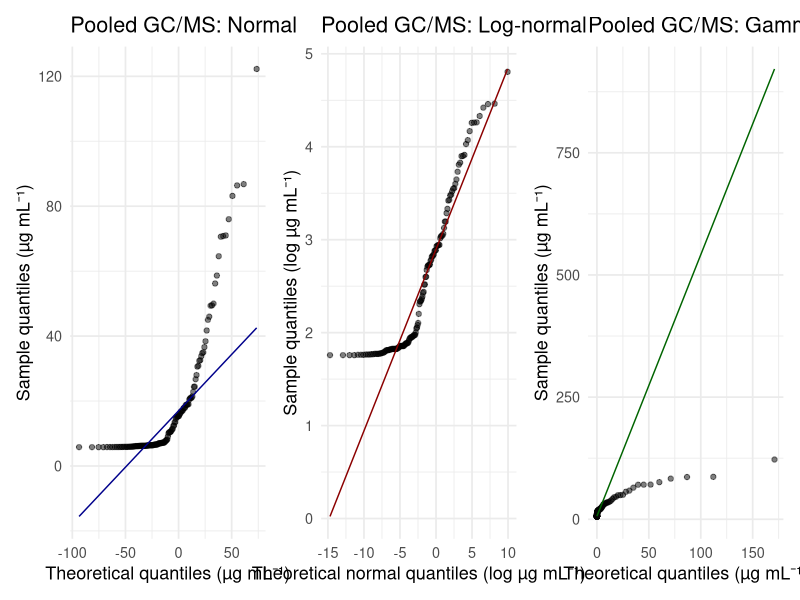
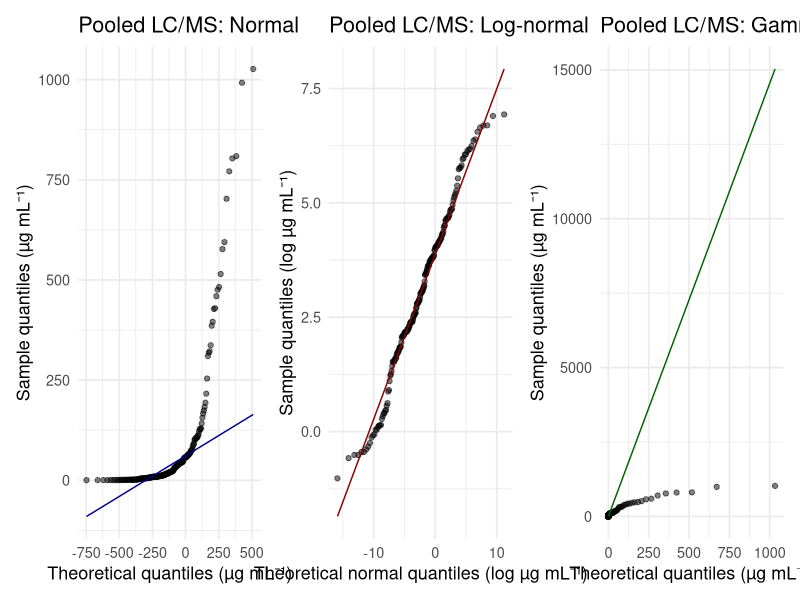
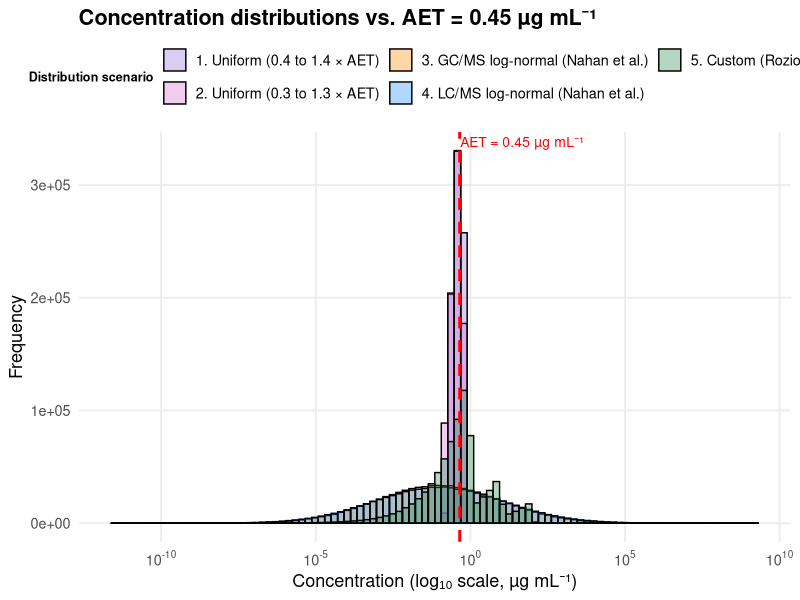
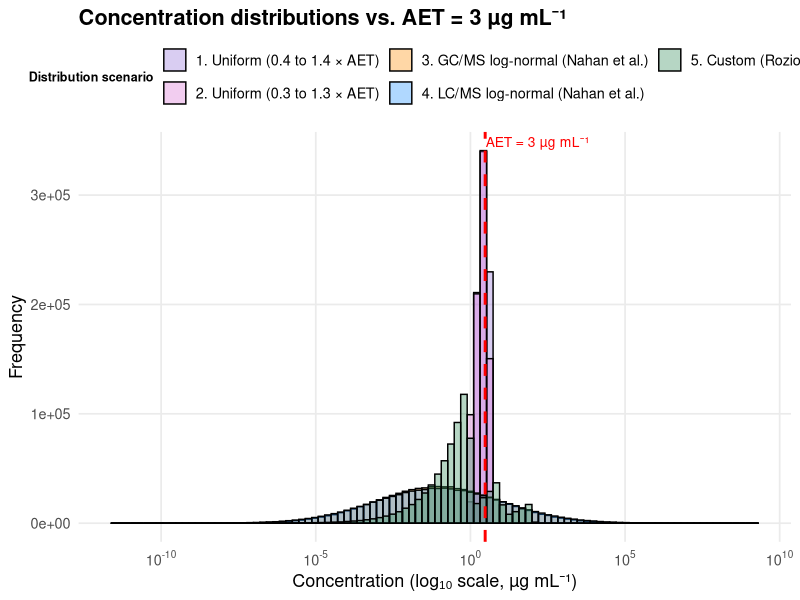
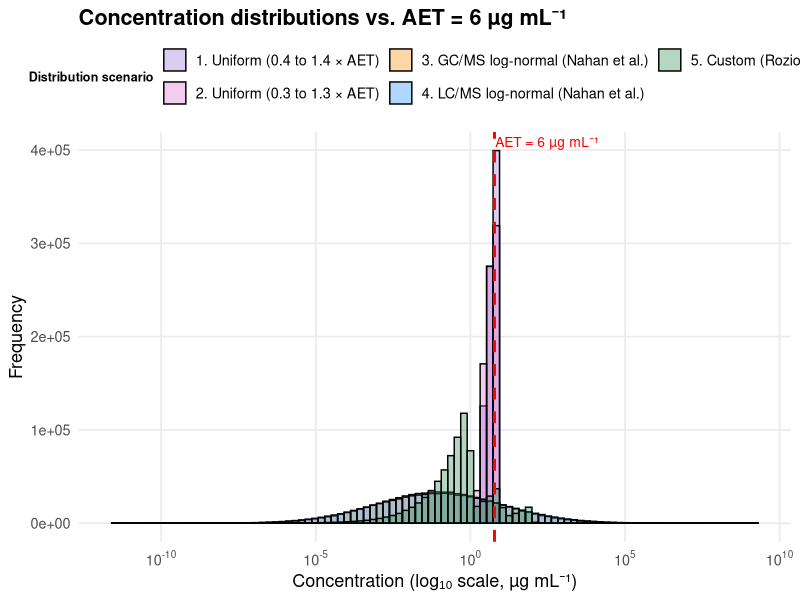
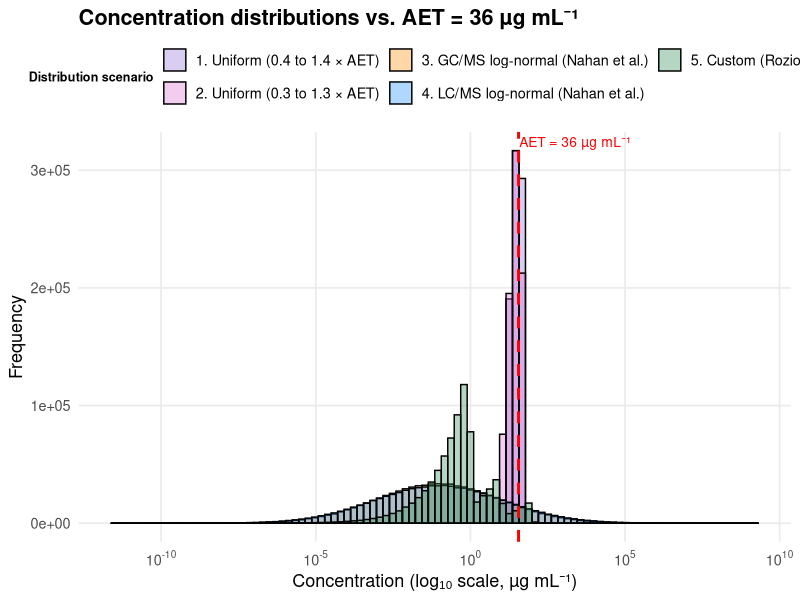

The R script that drew these images, in order:
## ---- chunk 1
library(ggplot2)
library(fitdistrplus)
library(tidyverse)
library(patchwork)
library(scales)
## ---- chunk 2
# ── GC/MS DATA (µg g⁻¹, all solvents pooled per material) ──────────────────
# Source: Supplementary Information, Nahan et al. (2020), Table S1.
# "N.D." = not detected (below LOQ); encoded as the string "N.D." so that
# suppressWarnings(as.numeric(...)) converts them to NA for censored fitting.

# 1. USPF — USP Class VI filament
uspf_gcms <- c(
  "N.D.", "N.D.", "N.D.", "N.D.", "N.D.", "N.D.", "N.D.", "N.D.", "N.D.",
  31, "N.D.", "N.D.", "N.D.", 114, "N.D.", "N.D.", "N.D.", "N.D.", "N.D.",
  30, "N.D.", "N.D.", "N.D.", "N.D.", 94.9, "N.D.", "N.D.", 161.9, "N.D.",
  29.0, 52.4, "N.D.", "N.D.", "N.D.", "N.D.", "N.D.", "N.D.", 31.5, 40.1,
  30.3, "N.D.", 162.9, 281.0, "N.D.", "N.D.", "N.D.", "N.D.", 32.8, "N.D.",
  "N.D.", "N.D.", "N.D.", "N.D.", 30.6, 83.7, "N.D.", "N.D.", "N.D.", 33.3,
  "N.D.", "N.D.", "N.D.", "N.D.", 29.1, 51.7, "N.D.", "N.D.", 29.3, "N.D.",
  29.5
)

# 2. C-USPF — cast manufactured from USPF (additive manufacturing process only)
cuspf_gcms <- c(
  175, 354, 29, 183, 432, 104, 102, "N.D.", 39, 35, 35, 33, 86, 169, "N.D.",
  32, "N.D.", 89, 29, 33, "N.D.", 29.4, "N.D.", "N.D.", "N.D.", "N.D.",
  "N.D.", "N.D.", "N.D.", "N.D.", "N.D.", "N.D.", 29.2, "N.D.", "N.D.",
  76.5, 89.5, "N.D.", 36.1, "N.D.", "N.D.", 133.6, 208.6, "N.D.", 35.9,
  "N.D.", 31.2, 31.4, 247.3, "N.D.", "N.D.", "N.D.", "N.D.", 30.7, 93.6,
  76.2, 29.0, "N.D.", "N.D.", "N.D.", "N.D.", "N.D.", 89.7, "N.D.", "N.D.",
  "N.D.", 29.2, "N.D.", "N.D.", "N.D."
)

# 3. CGF — consumer-grade ABS filament
cgf_gcms <- c(
  192, 355, "N.D.", "N.D.", 434, 105, 107, 32, 41, 36, "N.D.", "N.D.",
  "N.D.", 122, "N.D.", "N.D.", 33, "N.D.", "N.D.", 37, 34, "N.D.", 29.4,
  "N.D.", "N.D.", 57.3, 76.1, "N.D.", 29.3, "N.D.", 51.7, "N.D.", "N.D.",
  "N.D.", 72.5, "N.D.", "N.D.", "N.D.", "N.D.", "N.D.", 84.9, "N.D.",
  293.2, 67.2, "N.D.", "N.D.", "N.D.", "N.D.", 611.3, "N.D.", "N.D.",
  "N.D.", "N.D.", "N.D.", "N.D.", "N.D.", "N.D.", 61.9, "N.D.", 53.3,
  29.8, 67.4, "N.D.", "N.D.", "N.D.", 80.0, 29.1, "N.D.", 54.6, 29.7
)

# 4. UFC-CGF — unfinished cast from CGF (printed, not post-processed)
# Key Table 1B (hexane) identifiers: Benzene comp. 1 ≈ 230, comp. 2 ≈ 416 µg/g
ufccgf_gcms <- c(
  153, 250, "N.D.", "N.D.", 353, 84, "N.D.", "N.D.", "N.D.", 31, 32, 31,
  81, 122, "N.D.", "N.D.", "N.D.", "N.D.", "N.D.", 31, "N.D.", 50.2,
  "N.D.", 62.1, "N.D.", "N.D.", "N.D.", 173.7, "N.D.", 29.2, "N.D.",
  "N.D.", 34.6, "N.D.", "N.D.", "N.D.", 35.2, 45.2, 31.0, "N.D.", 229.9,
  415.8, "N.D.", "N.D.", 35.7, "N.D.", 35.5, "N.D.", 29.1, 30.9, 29.4,
  "N.D.", 30.6, 94.7, 104.8, "N.D.", "N.D.", 35.2, "N.D.", "N.D.", "N.D.",
  "N.D.", "N.D.", "N.D.", "N.D.", "N.D.", "N.D.", "N.D.", 29.6
)

# 5. FC-CGF — finished cast from CGF (printed + acetone-vapour post-processing)
# Key Table 1B (hexane) identifiers: Benzene comp. 1 ≈ 154, comp. 2 ≈ 247 µg/g
fccgf_gcms <- c(
  225, 323, "N.D.", "N.D.", 380, 94, 95, "N.D.", "N.D.", 32, 32, 31, 77,
  140, 32, "N.D.", "N.D.", 75, "N.D.", 31, "N.D.", "N.D.", "N.D.", "N.D.",
  "N.D.", "N.D.", "N.D.", "N.D.", "N.D.", "N.D.", "N.D.", 29.4, "N.D.",
  "N.D.", "N.D.", "N.D.", "N.D.", 31.9, 38.6, 30.6, "N.D.", 154.1, 246.8,
  "N.D.", "N.D.", "N.D.", 32.6, 32.3, "N.D.", "N.D.", "N.D.", "N.D.",
  56.7, 30.8, "N.D.", "N.D.", "N.D.", "N.D.", "N.D.", "N.D.", "N.D.",
  "N.D.", "N.D.", "N.D.", "N.D.", "N.D.", "N.D.", "N.D.", "N.D.", "N.D."
)

# ── LC/MS DATA — positive ion mode only (µg g⁻¹, all solvents pooled) ───────
# Source: Supplementary Information, Nahan et al. (2020), Table S2 (positive
# ion mode only). Negative ion mode data (Table 3 / Table S3 of the paper)
# are intentionally excluded — see note in the Overview section above.

# 1. USPF
uspf_lcms <- c(
  "N.D.", "N.D.", 7.9, 6.6, "N.D.", "N.D.", 3.4, "N.D.", "N.D.", "N.D.",
  44.4, "N.D.", "N.D.", "N.D.", "N.D.", 119.7, 3.2, "N.D.", 4.4, "N.D.",
  8.0, "N.D.", "N.D.", "N.D.", "N.D.", "N.D.", "N.D.", "N.D.", 1611,
  "N.D.", "N.D.", "N.D.", "N.D.", "N.D.", "N.D.", "N.D.", 2574, "N.D.",
  "N.D.", "N.D.", "N.D.", "N.D.", "N.D.", "N.D.", 1686, 288, 27, 613, 711,
  "N.D.", "N.D.", 133, "N.D.", "N.D.", 509, "N.D.", "N.D.", 184, "N.D.",
  "N.D.", "N.D.", "N.D.", "N.D.", "N.D.", 236, "N.D.", "N.D.", "N.D.",
  "N.D.", "N.D.", "N.D.", 292, "N.D.", 293, 44, "N.D.", 104, 50, 4017,
  "N.D.", "N.D.", "N.D.", "N.D.", "N.D.", 55, 47, 165, "N.D.", "N.D.",
  "N.D.", "N.D.", "N.D.", "N.D.", "N.D.", 56, "N.D.", "N.D.", 524, "N.D.",
  "N.D.", "N.D.", "N.D.", "N.D.", 49, "N.D.", "N.D.", "N.D.", "N.D.", 68,
  "N.D.", "N.D.", 570
)

# 2. C-USPF
cuspf_lcms <- c(
  5.2, "N.D.", 31.2, 4.7, "N.D.", "N.D.", "N.D.", 5.2, "N.D.", "N.D.",
  "N.D.", "N.D.", "N.D.", "N.D.", "N.D.", "N.D.", "N.D.", "N.D.", "N.D.",
  3.0, "N.D.", "N.D.", 2.8, "N.D.", 42, "N.D.", "N.D.", 58, 3856, "N.D.",
  "N.D.", "N.D.", "N.D.", "N.D.", 267, 109, 5133, "N.D.", "N.D.", 207,
  371, "N.D.", 55, "N.D.", "N.D.", "N.D.", 55, "N.D.", "N.D.", "N.D.",
  380, "N.D.", "N.D.", "N.D.", 232, "N.D.", 24, 113, "N.D.", "N.D.",
  "N.D.", "N.D.", "N.D.", "N.D.", "N.D.", "N.D.", 82, "N.D.", "N.D.", 82,
  262, 870, "N.D.", "N.D.", "N.D.", "N.D.", 366, 31, 2885, "N.D.", "N.D.",
  "N.D.", "N.D.", "N.D.", 39, "N.D.", "N.D.", "N.D.", 40, "N.D.", 122,
  "N.D.", "N.D.", 190, "N.D.", "N.D.", "N.D.", 529, "N.D.", "N.D.", "N.D.",
  47, 32, "N.D.", "N.D.", 23, 503, "N.D.", "N.D.", "N.D.", 156, 285
)

# 3. CGF
cgf_lcms <- c(
  "N.D.", "N.D.", 15.1, "N.D.", "N.D.", 29.4, "N.D.", "N.D.", "N.D.",
  "N.D.", "N.D.", "N.D.", 12.0, 7.5, "N.D.", "N.D.", "N.D.", "N.D.",
  "N.D.", "N.D.", "N.D.", "N.D.", "N.D.", "N.D.", "N.D.", 88, 430, 41,
  2148, 28, 65, 312, "N.D.", 281, "N.D.", "N.D.", "N.D.", 222, 24, "N.D.",
  201, 1270, 65, "N.D.", "N.D.", 315, 66, "N.D.", "N.D.", 105, 1591,
  "N.D.", 781, 160, 215, 62, "N.D.", 650, 834, 83, 216, 66, 74, 334,
  "N.D.", 109, "N.D.", 102, 25, "N.D.", "N.D.", "N.D.", 448, "N.D.",
  "N.D.", 320, 208, "N.D.", 4961, "N.D.", 51, 45, "N.D.", "N.D.", "N.D.",
  "N.D.", 107, 84, "N.D.", 299, "N.D.", 225, "N.D.", "N.D.", "N.D.",
  "N.D.", 32, "N.D.", 89, 968, 323, "N.D.", "N.D.", "N.D.", "N.D.", "N.D."
)

# 4. UFC-CGF
ufccgf_lcms <- c(
  5.7, 5.7, 40.5, 3.9, 8.8, "N.D.", "N.D.", "N.D.", 3.2, 5.8, 53.4,
  "N.D.", 12.4, "N.D.", 25.3, "N.D.", "N.D.", "N.D.", "N.D.", "N.D.",
  9.3, 18.9, "N.D.", 5.5, "N.D.", "N.D.", "N.D.", "N.D.", 2138, "N.D.",
  "N.D.", "N.D.", "N.D.", "N.D.", "N.D.", "N.D.", 2378, "N.D.", "N.D.",
  102, "N.D.", "N.D.", "N.D.", 17, "N.D.", 339, "N.D.", 1081, "N.D.",
  "N.D.", 344, "N.D.", 556, "N.D.", 172, "N.D.", "N.D.", 211, "N.D.",
  "N.D.", "N.D.", "N.D.", "N.D.", "N.D.", "N.D.", "N.D.", "N.D.", "N.D.",
  35, "N.D.", "N.D.", "N.D.", "N.D.", "N.D.", "N.D.", "N.D.", 190, "N.D.",
  4045, "N.D.", "N.D.", "N.D.", "N.D.", 638, 55, "N.D.", "N.D.", "N.D.",
  43, "N.D.", "N.D.", "N.D.", 85, 186, "N.D.", 915, 28, 531, 45, "N.D.",
  "N.D.", "N.D.", "N.D.", "N.D.", "N.D.", "N.D.", 2973, "N.D.", "N.D.",
  "N.D.", "N.D.", 537
)

# 5. FC-CGF
fccgf_lcms <- c(
  "N.D.", "N.D.", 17.5, 4.6, "N.D.", 3.6, "N.D.", "N.D.", "N.D.", 7.0,
  "N.D.", 3.0, "N.D.", "N.D.", "N.D.", 176.3, "N.D.", 1.8, "N.D.", "N.D.",
  7.4, "N.D.", "N.D.", "N.D.", "N.D.", "N.D.", "N.D.", "N.D.", 2412,
  "N.D.", "N.D.", "N.D.", 62, "N.D.", "N.D.", 89, 2298, "N.D.", "N.D.",
  153, 95, "N.D.", "N.D.", "N.D.", "N.D.", "N.D.", "N.D.", 1978, "N.D.",
  "N.D.", "N.D.", "N.D.", 640, "N.D.", 223, "N.D.", "N.D.", 455, "N.D.",
  21, "N.D.", "N.D.", "N.D.", "N.D.", "N.D.", "N.D.", "N.D.", "N.D.", 44,
  23, "N.D.", "N.D.", "N.D.", "N.D.", 23, "N.D.", 228, "N.D.", 3513, 54,
  "N.D.", "N.D.", 47, "N.D.", "N.D.", "N.D.", "N.D.", 44, "N.D.", "N.D.",
  "N.D.", 116, "N.D.", 279, 157, "N.D.", "N.D.", "N.D.", "N.D.", 1929,
  "N.D.", "N.D.", "N.D.", 40, 29, "N.D.", 1550, 76, "N.D.", "N.D.", "N.D.",
  394
)

# ── Pool all five materials ──────────────────────────────────────────────────
all_gcms_raw <- c(uspf_gcms, cuspf_gcms, cgf_gcms, ufccgf_gcms, fccgf_gcms)
all_lcms_raw <- c(uspf_lcms, cuspf_lcms, cgf_lcms, ufccgf_lcms, fccgf_lcms)
## ---- chunk 3
# Limits of quantification in µg mL⁻¹ (extract units after ×0.2 conversion).
# GC/MS: 1.0 µg g⁻¹ × 0.2 g mL⁻¹ = 0.2 µg mL⁻¹  (Nahan et al., Section 2.3)
# LC/MS: 2.5 µg g⁻¹ × 0.2 g mL⁻¹ = 0.5 µg mL⁻¹  (Nahan et al., Section 2.4)
loq_gc <- 0.2   # µg mL⁻¹
loq_lc <- 0.5   # µg mL⁻¹

# Convert from µg g⁻¹ to µg mL⁻¹ (extraction ratio = 0.2 g mL⁻¹).
# suppressWarnings() silences coercion of "N.D." strings to NA.
gc_num <- suppressWarnings(as.numeric(all_gcms_raw) * 0.2)
lc_num <- suppressWarnings(as.numeric(all_lcms_raw) * 0.2)

# ── Build left/right interval matrix required by fitdistcens ─────────────────
# Convention (Turnbull, 1976; fitdistrplus documentation):
#   • Detected observation  : left = right = measured value  (exact)
#   • Non-detected (< LOQ)  : left = NA,  right = LOQ        (left-censored)
gc_cens <- data.frame(
  left  = ifelse(is.na(gc_num), NA,      gc_num),
  right = ifelse(is.na(gc_num), loq_gc,  gc_num)
)

lc_cens <- data.frame(
  left  = ifelse(is.na(lc_num), NA,      lc_num),
  right = ifelse(is.na(lc_num), loq_lc,  lc_num)
)

# ── Proportion below LOQ (censoring fraction) ────────────────────────────────
gcms_nd_pct <- sum(is.na(gc_num)) / length(gc_num) * 100
lcms_nd_pct <- sum(is.na(lc_num)) / length(lc_num) * 100

cat(sprintf("Pooled GC/MS  — n total: %d | N.D.: %d (%.1f%%)\n",
            length(gc_num), sum(is.na(gc_num)), gcms_nd_pct))
cat(sprintf("Pooled LC/MS  — n total: %d | N.D.: %d (%.1f%%)\n",
            length(lc_num), sum(is.na(lc_num)), lcms_nd_pct))
cat(sprintf("\nGC/MS detected range: %.2f – %.1f µg mL⁻¹\n",
            min(gc_num, na.rm = TRUE), max(gc_num, na.rm = TRUE)))
cat(sprintf("LC/MS detected range: %.2f – %.1f µg mL⁻¹\n",
            min(lc_num, na.rm = TRUE), max(lc_num, na.rm = TRUE)))
## ---- chunk 4
# ── GC/MS ────────────────────────────────────────────────────────────────────
fit_gc_norm  <- fitdistcens(gc_cens, "norm")
fit_gc_lnorm <- fitdistcens(gc_cens, "lnorm")
fit_gc_gamma <- fitdistcens(gc_cens, "gamma")

# ── LC/MS ────────────────────────────────────────────────────────────────────
fit_lc_norm  <- fitdistcens(lc_cens, "norm")
fit_lc_lnorm <- fitdistcens(lc_cens, "lnorm")
fit_lc_gamma <- fitdistcens(lc_cens, "gamma")

# ── AIC comparison ───────────────────────────────────────────────────────────
cat("GC/MS AIC:\n")
print(c(
  Normal    = round(summary(fit_gc_norm)$aic,  2),
  LogNormal = round(summary(fit_gc_lnorm)$aic, 2),
  Gamma     = round(summary(fit_gc_gamma)$aic, 2)
))

cat("\nLC/MS AIC:\n")
print(c(
  Normal    = round(summary(fit_lc_norm)$aic,  2),
  LogNormal = round(summary(fit_lc_lnorm)$aic, 2),
  Gamma     = round(summary(fit_lc_gamma)$aic, 2)
))
## ---- chunk 5
cat("── GC/MS log-normal fit ─────────────────────────────────────\n")
summary(fit_gc_lnorm)

cat("\n── LC/MS log-normal fit ─────────────────────────────────────\n")
summary(fit_lc_lnorm)
## ---- chunk 6
df_gc <- data.frame(conc = na.omit(gc_num))
df_lc <- data.frame(conc = na.omit(lc_num))

# ── GC/MS ────────────────────────────────────────────────────────────────────
q_gc_n <- ggplot(df_gc, aes(sample = conc)) +
  stat_qq(distribution = qnorm,
          dparams = list(mean = fit_gc_norm$estimate["mean"],
                         sd   = fit_gc_norm$estimate["sd"]),
          alpha = 0.5) +
  stat_qq_line(distribution = qnorm,
               dparams = list(mean = fit_gc_norm$estimate["mean"],
                              sd   = fit_gc_norm$estimate["sd"]),
               color = "darkblue") +
  labs(title = "Pooled GC/MS: Normal",
       x = "Theoretical quantiles (µg mL⁻¹)",
       y = "Sample quantiles (µg mL⁻¹)") +
  theme_minimal(base_size = 13)

q_gc_ln <- ggplot(df_gc, aes(sample = log(conc))) +
  stat_qq(distribution = qnorm,
          dparams = list(mean = fit_gc_lnorm$estimate["meanlog"],
                         sd   = fit_gc_lnorm$estimate["sdlog"]),
          alpha = 0.5) +
  stat_qq_line(distribution = qnorm,
               dparams = list(mean = fit_gc_lnorm$estimate["meanlog"],
                              sd   = fit_gc_lnorm$estimate["sdlog"]),
               color = "darkred") +
  labs(title = "Pooled GC/MS: Log-normal",
       x = "Theoretical normal quantiles (log µg mL⁻¹)",
       y = "Sample quantiles (log µg mL⁻¹)") +
  theme_minimal(base_size = 13)

q_gc_g <- ggplot(df_gc, aes(sample = conc)) +
  stat_qq(distribution = qgamma,
          dparams = list(shape = fit_gc_gamma$estimate["shape"],
                         rate  = fit_gc_gamma$estimate["rate"]),
          alpha = 0.5) +
  stat_qq_line(distribution = qgamma,
               dparams = list(shape = fit_gc_gamma$estimate["shape"],
                              rate  = fit_gc_gamma$estimate["rate"]),
               color = "darkgreen") +
  labs(title = "Pooled GC/MS: Gamma",
       x = "Theoretical quantiles (µg mL⁻¹)",
       y = "Sample quantiles (µg mL⁻¹)") +
  theme_minimal(base_size = 13)

q_gc_n + q_gc_ln + q_gc_g

# ── LC/MS ────────────────────────────────────────────────────────────────────
q_lc_n <- ggplot(df_lc, aes(sample = conc)) +
  stat_qq(distribution = qnorm,
          dparams = list(mean = fit_lc_norm$estimate["mean"],
                         sd   = fit_lc_norm$estimate["sd"]),
          alpha = 0.5) +
  stat_qq_line(distribution = qnorm,
               dparams = list(mean = fit_lc_norm$estimate["mean"],
                              sd   = fit_lc_norm$estimate["sd"]),
               color = "darkblue") +
  labs(title = "Pooled LC/MS: Normal",
       x = "Theoretical quantiles (µg mL⁻¹)",
       y = "Sample quantiles (µg mL⁻¹)") +
  theme_minimal(base_size = 13)

q_lc_ln <- ggplot(df_lc, aes(sample = log(conc))) +
  stat_qq(distribution = qnorm,
          dparams = list(mean = fit_lc_lnorm$estimate["meanlog"],
                         sd   = fit_lc_lnorm$estimate["sdlog"]),
          alpha = 0.5) +
  stat_qq_line(distribution = qnorm,
               dparams = list(mean = fit_lc_lnorm$estimate["meanlog"],
                              sd   = fit_lc_lnorm$estimate["sdlog"]),
               color = "darkred") +
  labs(title = "Pooled LC/MS: Log-normal",
       x = "Theoretical normal quantiles (log µg mL⁻¹)",
       y = "Sample quantiles (log µg mL⁻¹)") +
  theme_minimal(base_size = 13)

q_lc_g <- ggplot(df_lc, aes(sample = conc)) +
  stat_qq(distribution = qgamma,
          dparams = list(shape = fit_lc_gamma$estimate["shape"],
                         rate  = fit_lc_gamma$estimate["rate"]),
          alpha = 0.5) +
  stat_qq_line(distribution = qgamma,
               dparams = list(shape = fit_lc_gamma$estimate["shape"],
                              rate  = fit_lc_gamma$estimate["rate"]),
               color = "darkgreen") +
  labs(title = "Pooled LC/MS: Gamma",
       x = "Theoretical quantiles (µg mL⁻¹)",
       y = "Sample quantiles (µg mL⁻¹)") +
  theme_minimal(base_size = 13)

q_lc_n + q_lc_ln + q_lc_g
## ---- chunk 7
set.seed(42)
N_extractables <- 800000   # number of simulated extractables per scenario

# ── Base distributions (fixed across AET levels) ─────────────────────────────
# Parameters taken from the censored MLE fits above (Section 4).
base_lognorm_gcms <- rlnorm(N_extractables,
                             meanlog = fit_gc_lnorm$estimate["meanlog"],
                             sdlog   = fit_gc_lnorm$estimate["sdlog"])

base_lognorm_lcms <- rlnorm(N_extractables,
                             meanlog = fit_lc_lnorm$estimate["meanlog"],
                             sdlog   = fit_lc_lnorm$estimate["sdlog"])

# Custom scenario
# (70 % of extractables at low concentration, 20 % mid, 10 % high)
S  <- runif(N_extractables, min = 0, max = 1)^2
p1 <- round(0.70 * N_extractables)
p2 <- round(0.90 * N_extractables)
custom_scaled <- sample(c(
  S[1:p1],
  S[(p1 + 1):p2] * 10,
  S[(p2 + 1):N_extractables] * 100
))

# ── AET scenarios ─────────────────────────────────────────────────────────────
aet_scenarios <- c(0.45, 3, 6, 36)

for (aet in aet_scenarios) {

  uniform_1 <- runif(N_extractables, min = 0.4 * aet, max = 1.4 * aet)
  uniform_2 <- runif(N_extractables, min = 0.3 * aet, max = 1.3 * aet)

  scenario_data <- tibble(
    `1. Uniform (0.4 to 1.4 × AET)` = uniform_1,
    `2. Uniform (0.3 to 1.3 × AET)` = uniform_2,
    `3. GC/MS log-normal (Nahan et al.)`    = base_lognorm_gcms,
    `4. LC/MS log-normal (Nahan et al.)`    = base_lognorm_lcms,
    `5. Custom (Rozio et al.)`     = custom_scaled
  ) |>
    pivot_longer(
      cols      = everything(),
      names_to  = "Distribution_Type",
      values_to = "Concentration"
    )

  p <- ggplot(scenario_data, aes(x = Concentration)) +
    geom_histogram(aes(fill = Distribution_Type),
                   position = "identity", bins = 100,
                   color = "black", alpha = 0.35) +
    geom_vline(xintercept = aet,
               color = "red", linetype = "dashed", linewidth = 1) +
    annotate("text", x = aet * 1.05, y = Inf, vjust = 1.5, hjust = 0,
             label = paste("AET =", aet, "µg mL⁻¹"),
             color = "red", size = 3.5) +
    scale_x_log10(
      breaks = trans_breaks("log10", function(x) 10^x),
      labels = trans_format("log10", math_format(10^.x))
    ) +
    scale_fill_manual(
      name   = "Distribution scenario",
      values = c(
        "1. Uniform (0.4 to 1.4 × AET)" = "mediumpurple",
        "2. Uniform (0.3 to 1.3 × AET)" = "orchid",
        "3. GC/MS log-normal (Nahan et al.)"    = "darkorange",
        "4. LC/MS log-normal (Nahan et al.)"    = "dodgerblue",
        "5. Custom (Rozio et al.)"     = "seagreen"
      )
    ) +
    theme_minimal(base_size = 13) +
    theme(
      legend.position  = "top",
      legend.title     = element_text(face = "bold", size = 9),
      panel.grid.minor = element_blank(),
      plot.title       = element_text(face = "bold")
    ) +
    guides(fill = guide_legend(nrow = 2)) +
    labs(
      title = paste("Concentration distributions vs. AET =", aet, "µg mL⁻¹"),
      x     = "Concentration (log₁₀ scale, µg mL⁻¹)",
      y     = "Frequency"
    )

  print(p)
}
